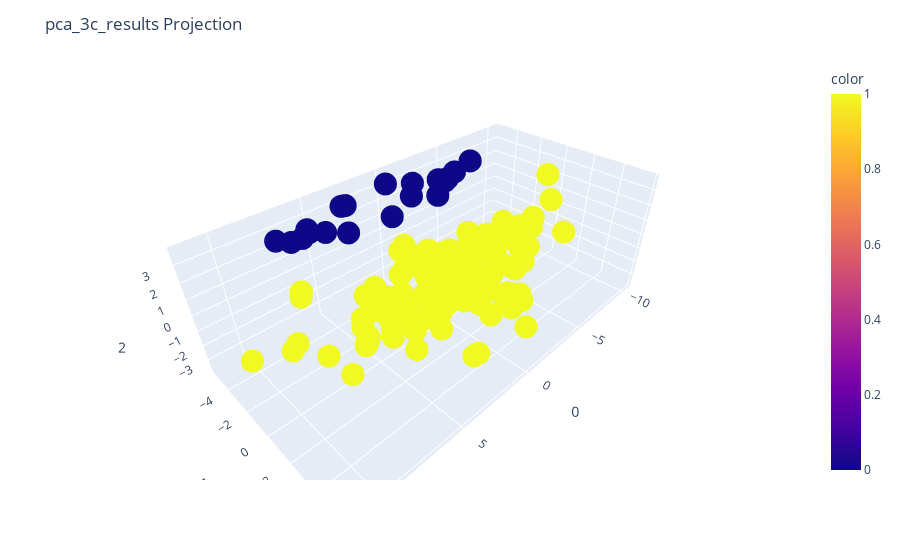

Notebook cell for this chart:
### Code cell
np.random.seed(42)
pca_3c=PCA(n_components=3)
pca_3c_results=pca_3c.fit_transform(preprocessed_data)
fig=px.scatter_3d(
    pca_3c_results,x=0,y=1,z=2,color=y
)
fig.update_layout(
    title_text="pca_3c_results Projection",
    legend_title_text='y'    
)
fig.show()

### Figure 1 — Plotly figure (JSON) as saved in the notebook; plotly's stock layout.template omitted (floating-point values rounded to 4 significant figures; data arrays with more than 128 entries replaced by an {"elided": "..."} marker saying what was removed)
{"data": [{"hovertemplate": "0=%{x}<br>1=%{y}<br>2=%{z}<br>color=%{marker.color}<extra></extra>", "legendgroup": "", "marker": {"color": {"elided": "205 int values"}, "coloraxis": "coloraxis", "symbol": "circle"}, "mode": "markers", "name": "", "scene": "scene", "showlegend": false, "type": "scatter3d", "x": {"elided": "205 float values"}, "y": {"elided": "205 float values"}, "z": {"elided": "205 float values"}}], "layout": {"coloraxis": {"colorbar": {"title": {"text": "color"}}, "colorscale": [[0, "#0d0887"], [0.1111, "#46039f"], [0.2222, "#7201a8"], [0.3333, "#9c179e"], [0.4444, "#bd3786"], [0.5556, "#d8576b"], [0.6667, "#ed7953"], [0.7778, "#fb9f3a"], [0.8889, "#fdca26"], [1, "#f0f921"]]}, "legend": {"title": {"text": "y"}, "tracegroupgap": 0}, "margin": {"t": 60}, "scene": {"domain": {"x": [0, 1], "y": [0, 1]}, "xaxis": {"title": {"text": "0"}}, "yaxis": {"title": {"text": "1"}}, "zaxis": {"title": {"text": "2"}}}, "title": {"text": "pca_3c_results Projection"}}}
